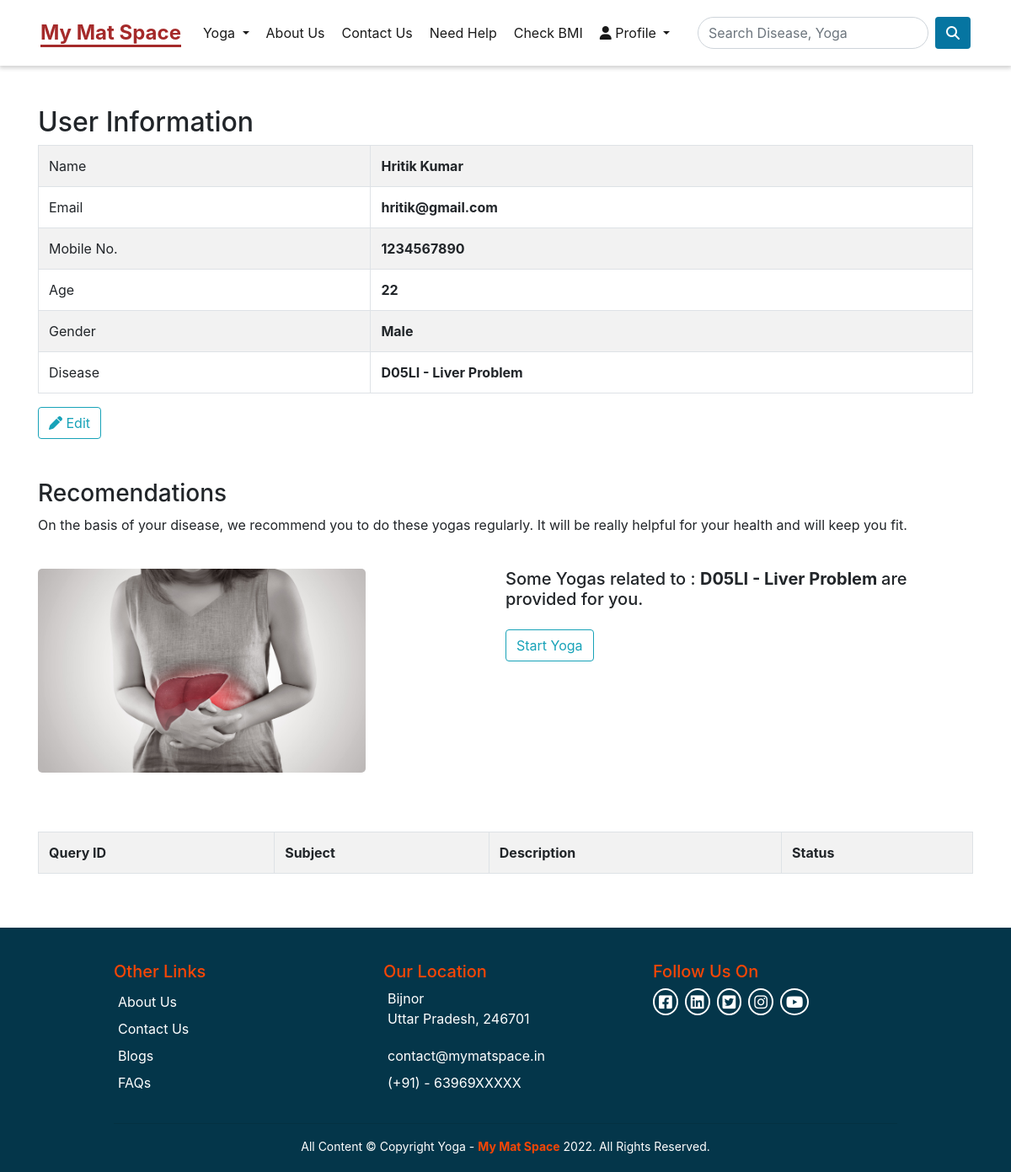
Page /home/profile/ (signed in) on the committed database.
### Yoga_App/models.py (models this page shows)
class MemberTable(models.Model):
  id = models.AutoField(primary_key=True)
  fullname = models.CharField(max_length=255)
  pass1 = models.CharField(max_length=255)
  pass2 = models.CharField(max_length=255)
  email = models.CharField(max_length=255)
  mobile = models.CharField(max_length=20)
  age = models.CharField(max_length=5)
  gender = models.CharField(max_length=20)
  disease = models.CharField(max_length=50, null=True, blank=True)

class DiseaseTable(models.Model):
  id = models.AutoField(primary_key=True)
  d_code = models.CharField(max_length=10)
  d_name = models.CharField(max_length=50)
  image = models.ImageField(upload_to="static/img/")

### Yoga_App/views.py (the view)
# urls.py: path('home/profile/', views.profile, name='profile'),
def profile(request):
    if request.session.get('email'):
        user = MemberTable.objects.get(email=request.session.get('email'))
        print(user.disease)
        if user.disease is not None:
            disease = DiseaseTable.objects.filter(d_code=user.disease[:5]).values()
        else:
            disease = None
        print(disease)
        my_query = ContactTable.objects.filter(email=user.email).values()
        context = {'title':"My Profile", 'logo':"My Mat Space", 'user':user, 'my_query':my_query, 'disease':disease}
        return render(request, 'profile.html', context=context)
    else:
        messages.info(request, "Please Sign-In First!")
        return redirect('/login')

### Yoga_App/templates/profile.html (shortened to what this page needs)
{% include 'header.html' %}
<div class="container">
    <div class="pt-5">
        <h2>User Information</h2>
    </div>
    <div class="">
        <div class="table-responsive">
            <table class="table table-bordered table-striped table-hover">
                <tr>
                    <td>Name</td><td><b> {{user.fullname}} </b> </td>
                </tr>
                <tr>
                    <td>Email</td><td><b> {{user.email}} </b></td>
                </tr>
                <tr>
                    <td>Mobile No.</td><td><b> {{user.mobile}}</b> </td>
                </tr>
                <tr>
                    <td>Age</td><td><b> {{user.age}} </b></td>
                </tr>
                <tr>
                    <td>Gender</td><td> <b>{{user.gender}} </b></td>
                </tr>
                <tr>
                    <td>Disease</td><td><b> {{user.disease}} </b></td>
                </tr>
            </table>
        </div>
        <div class="">
            <a href="/update/{{user.id}}" class="btn btn-outline-info">
                <i class="fa-solid fa-pen"></i> Edit
            </a>
        </div>
    </div>
    <div class="my-5">
        <h3>Recomendations</h3>
        {% if user.disease %}
            <p>On the basis of your disease, we recommend you to do these yogas regularly. It will be really helpful for your health and will keep you fit.</p>
            <div class="recommend">
                {% for info in disease %}
                    <div class="sub-recommend">
                        <img src="/{{info.image}}" alt="Image">
                    </div>
                {% endfor %}
                    <div class="sub-recommend">
                        <h5>Some Yogas related to : <b> {{ user.disease }} </b> are provided for you.</h5>
                        <a href="/home/yoga-for-disease/{{user.disease}}" class="btn btn-outline-info mt-3">Start Yoga</a>
                    </div>
            </div>
        {% else %}
            <small>There is no suggestion for you.</small>
        {% endif %}
    </div>
    <div class="mb-5 table-responsive">
        <table class="table table-bordered table-striped table-hover">
            <tr>
                <th>Query ID</th>
                <th>Subject</th>
                <th>Description</th>
                <th>Status</th>
            </tr>
        </table>
    </div>
</div>
{% include 'footer.html' %}

### static/css/style.css (style rules this page uses)
* { margin: 0px; padding: 0px; box-sizing: border-box; }
html { scroll-behavior: smooth; }
a { text-decoration: none; }
.recommend { margin: 20px 0 50px 0; display: flex; flex-wrap: wrap; justify-content: space-around; }
.recommend img { border-radius: 5px; }
.sub-recommend { width: 50%; padding: 20px 0px; }
.sub-recommend img { width: 70%; }

### static/css/yoga-for-women.css (style rules this page uses)
* { box-sizing: border-box; margin: 0px; padding: 0px; }

### static/css/yoga-for-men.css (style rules this page uses)
* { box-sizing: border-box; margin: 0px; padding: 0px; }

### rows in the picture
MemberTable: fullname "Hritik Kumar", email "hritik@gmail.com", mobile "1234567890", age "22", gender "Male", disease "D05LI - Liver Problem"
DiseaseTable: image (picture)
